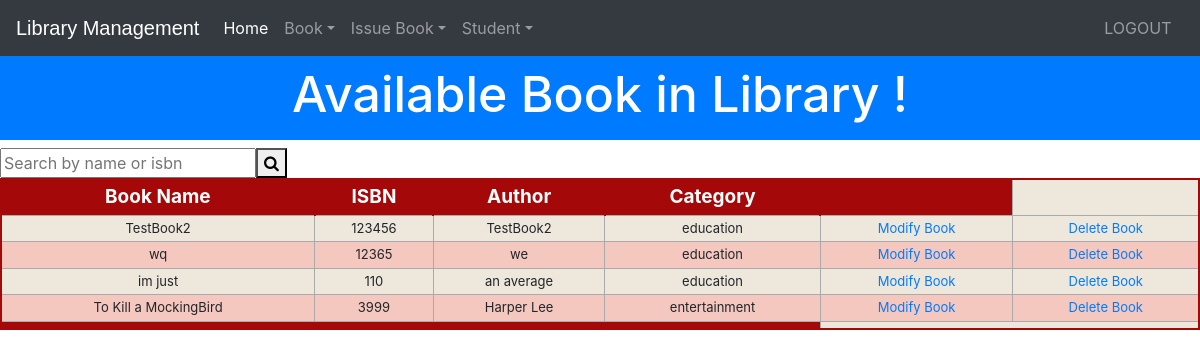
The app's page /viewbook (signed in) with its own data.
### library/models.py (models this page shows, shortened)
class Book(models.Model):
    catchoice= [
        ('education', 'Education'),
        ('entertainment', 'Entertainment'),
        ('comics', 'Comics'),
        ('biography', 'Biographie'),
        ('history', 'History'),
        ]
    name=models.CharField(max_length=30)
    isbn=models.PositiveIntegerField(unique=True)
    author=models.CharField(max_length=40)
    category=models.CharField(max_length=30,choices=catchoice,default='education')
    Active=models.BooleanField(default = True)

### library/views.py (the view)
# urls.py: path('viewbook', views.viewbook_view,name = 'viewbook'),
@login_required(login_url='adminlogin')
@user_passes_test(is_admin)
def viewbook_view(request):
    books=models.Book.objects.filter(Active = True).order_by('category')
    return render(request,'library/viewbook.html',{'books':books})

### library/views.py (called while the page is built)
def is_admin(user):
    return user.groups.filter(name='ADMIN').exists()

### templates/library/viewbook.html (shortened to what this page needs)
<!DOCTYPE html>
<html lang="en" dir="ltr">
  <head>
  </head>
  <body>
    {% include "library/navbaradmin.html" %}
    <br>
    <br>
    <h3 class="p-3 mb-2 bg-primary text-white" style = 'font-size: 50px;text-align:center;'>Available Book in Library !</h3>
{% if books%}
<form class="d-flex" method=POST action="{% url 'searchbooksadmin' %}">
  <input type="text" placeholder="Search by name or isbn" name="searched">
  <button type="submit"><i class="fa fa-search"></i></button>
</form>
<table class="redTable">
<thead>
<tr>
<th>Book Name</th>
<th>ISBN</th>
<th>Author</th>
<th>Category</th>
<th></th>
</tr>
</thead>
<tfoot>
<tr>
<td colspan="4" rowspan="4">
</td>
</tr>
</tfoot>
<tbody>
  {% for book in books %}
    <tr>
      <td>{{book.name}}</td>
      <td>{{book.isbn}}</td>
      <td>{{book.author}}</td>
      <td>{{book.category}}</td>
      <td><a href="{% url 'modifybook' book.isbn %}"</a>Modify Book</td>
          <td><a href="{% url 'deletebook' book.isbn %}"</a>Delete Book</td>
    </tr>
  {% endfor %}
</tbody>
</table>
{%else%}
<h1>Have 0 book</h1>
{%endif%}
<br><br><br><br><br><br><br><br><br>
  </body>
</html>

### templates/library/viewbook.html (style rules this page uses)
table.redTable { border: 2px solid #A40808; background-color: #EEE7DB; width: 100%; text-align: center; border-collapse: collapse; }
table.redTable td, table.redTable th { border: 1px solid #AAAAAA; padding: 3px 2px; }
table.redTable tbody td { font-size: 13px; }
table.redTable tr:nth-child(even) { background: #F5C8BF; }
table.redTable thead { background: #A40808; }
table.redTable thead th { font-size: 19px; font-weight: bold; color: #FFFFFF; text-align: center; border-left: 2px solid #A40808; }
table.redTable thead th:first-child { border-left: none; }
table.redTable tfoot { font-size: 13px; font-weight: bold; color: #FFFFFF; background: #A40808; }
table.redTable tfoot td { font-size: 13px; }

### records on screen
Book: name "TestBook2", isbn "123456", author "TestBook2", category "education"
Book: name "wq", isbn "12365", author "we", category "education"
Book: name "im just", isbn "110", author "an average", category "education"
Book: name "To Kill a MockingBird", isbn "3999", author "Harper Lee", category "entertainment"
